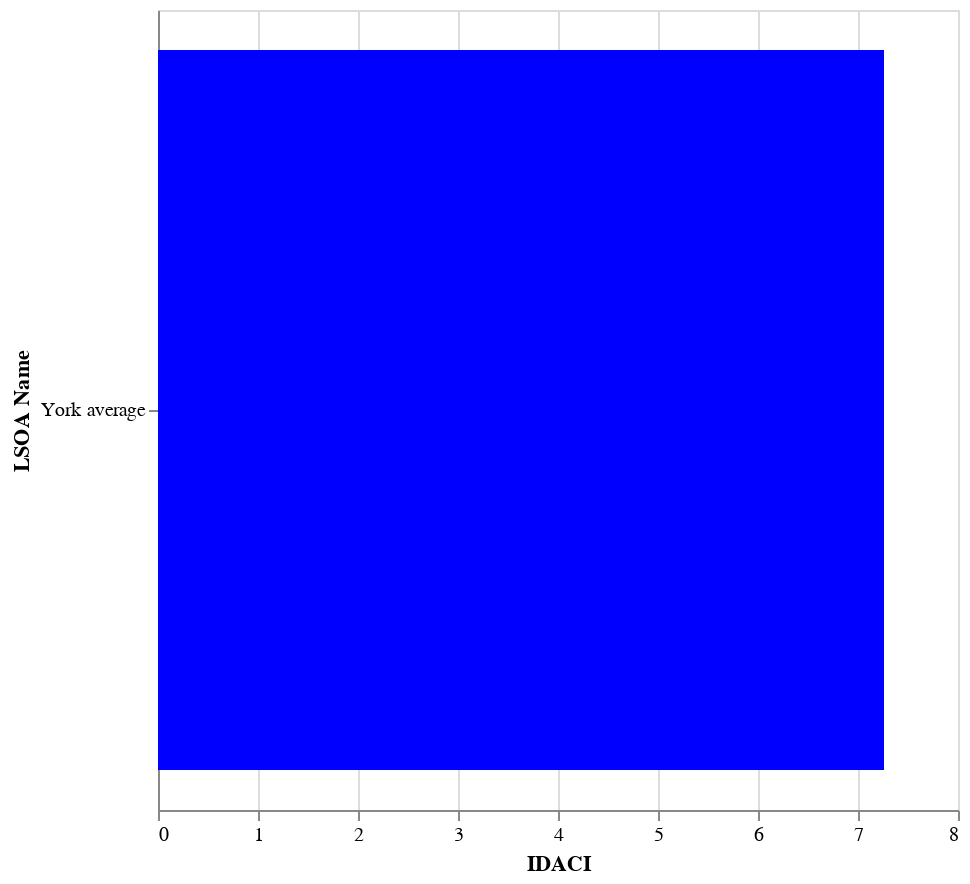

Here is the notebook cell this chart was saved with:
### Code cell
bar_chart_york_average

### Figure 1 — Vega-Lite specification as saved in the notebook (floating-point values rounded to 4 significant figures)
{"config": {"view": {"continuousWidth": 400, "continuousHeight": 300}}, "data": {"name": "data-fc678012e4460ba0f6c643a71a3f15d9"}, "mark": {"type": "bar", "color": "#0000FF"}, "encoding": {"x": {"axis": {"tickMinStep": 1}, "field": "i_income_deprivation_affecting_children_index_idaci", "title": "IDACI", "type": "quantitative"}, "y": {"field": "lsoa11nm", "title": "LSOA Name", "type": "nominal"}}, "height": 400, "width": 400, "$schema": "https://vega.github.io/schema/vega-lite/v4.17.0.json", "datasets": {"data-fc678012e4460ba0f6c643a71a3f15d9": [{"lsoa11nm": "York average", "i_income_deprivation_affecting_children_index_idaci": "7.26"}]}}
